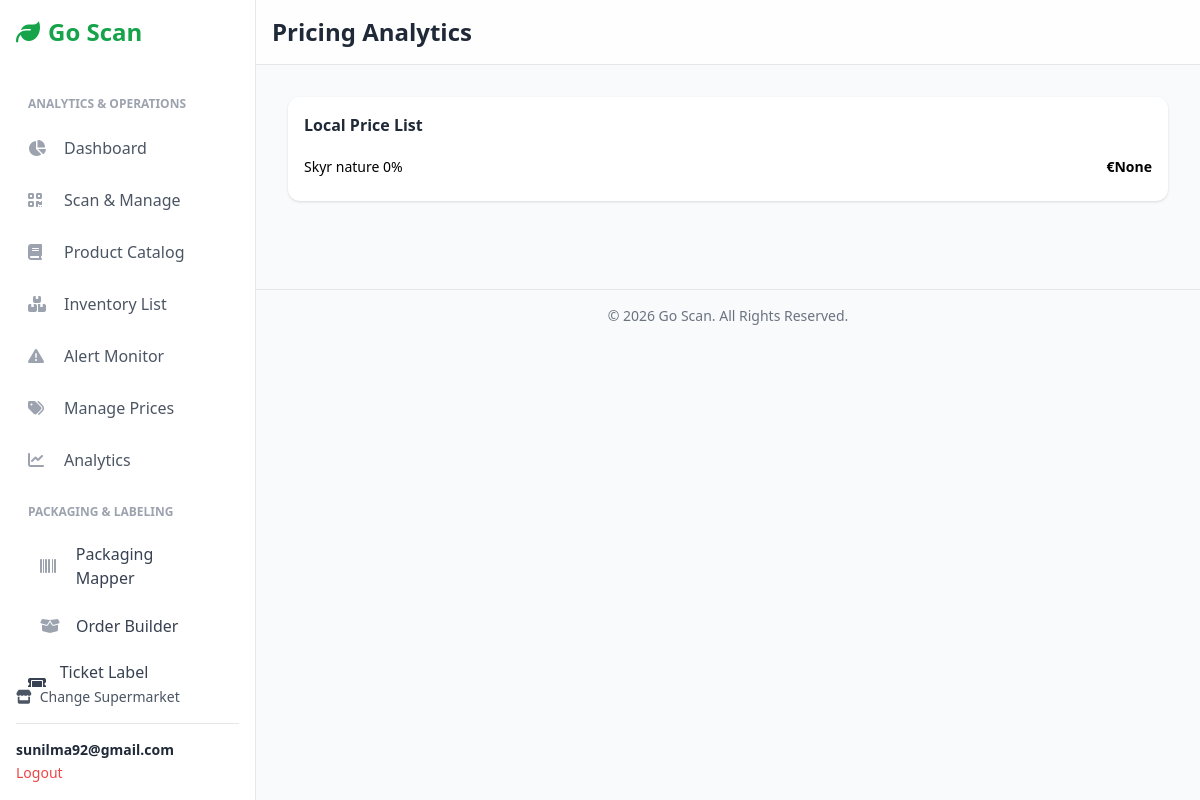
The page /analytics/1/pricing/ (signed in) on the database its author committed.
### users/models.py (models this page shows, shortened)
class Account(AbstractBaseUser):
    first_name = models.CharField(max_length=50)
    last_name = models.CharField(max_length=50)
    username = models.CharField(max_length=50, unique=True)
    email = models.EmailField(max_length=100, unique=True)
    phone_number = models.CharField(max_length=50, blank=True)
    date_joined = models.DateTimeField(auto_now_add=True)
    last_login = models.DateTimeField(auto_now=True)
    is_admin = models.BooleanField(default=False)
    is_staff = models.BooleanField(default=False)
    is_active = models.BooleanField(default=True)  # <-- Changed to True
    is_superuser = models.BooleanField(default=False)
    USERNAME_FIELD = 'username'
    REQUIRED_FIELDS = ['email', 'first_name', 'last_name']
    objects = MyAccountManager()

### Inventory/models.py (models this page shows, shortened)
class ProductPrice(models.Model):
    product = models.ForeignKey(
        'Inventory.Product',
        on_delete=models.CASCADE,
        related_name='price_listings'
    )
    supermarket = models.ForeignKey(
        'Inventory.Supermarket',
        on_delete=models.CASCADE,
        related_name='product_prices'
    )
    price = models.DecimalField(max_digits=5, decimal_places=2, null=True, blank=True)
    default_category = models.ForeignKey(
        'Inventory.Category',
        on_delete=models.SET_NULL,
        null=True, blank=True,
        help_text="The default category for this product at this supermarket."
    )
    default_rack = models.ForeignKey(
        'Inventory.Rack',
        on_delete=models.SET_NULL,
        null=True, blank=True,
        help_text="The default rack for this product at this supermarket."
    )
    last_updated = models.DateTimeField(auto_now=True)
    class Meta:
        unique_together = ['supermarket', 'product']
        ordering = ['product__name']

class Product(models.Model):
    barcode = models.CharField(max_length=100, unique=True, primary_key=True)
    name = models.CharField(max_length=255)
    brand = models.CharField(max_length=150, blank=True, null=True)
    image_url = models.URLField(max_length=500, blank=True, null=True, help_text="Scraped image URL")
    cover_image = models.ImageField(
        upload_to='product_images/',
        blank=True, null=True,
        help_text="Upload an attractive image to override the scraped URL."
    )
    description = models.TextField(blank=True, null=True)
    quantity = models.CharField(max_length=100, blank=True, null=True)
    nutriscore_grade = models.CharField(max_length=1, blank=True, null=True)
    category = models.ForeignKey(Category, on_delete=models.SET_NULL, null=True, blank=True, related_name='products')
    suppliers = models.ManyToManyField(Supplier, blank=True, related_name='products')
    last_scraped = models.DateTimeField(null=True, blank=True)

### analytics/views.py (the view)
@login_required
def pricing_detail(request, supermarket_id):
    supermarket = get_object_or_404(Supermarket, id=supermarket_id)
    prices = ProductPrice.objects.filter(supermarket=supermarket)
    rules = PricingRule.objects.filter(supermarket=supermarket)
    promos = Promotion.objects.filter(supermarket=supermarket)
    return render(request, "analytics/pricing_detail.html", {
        "supermarket": supermarket,
        "prices": prices,
        "rules": rules,
        "promotions": promos,
    })

### templates/analytics/pricing_detail.html (shortened to what this page needs)
{% extends "inventory/base.html" %}
{% block header %}Pricing Analytics{% endblock %}
{% block content %}
<div class="bg-white p-4 rounded-xl shadow mb-6">
    <h3 class="font-semibold mb-3 text-gray-800">Local Price List</h3>
    <div class="max-h-96 overflow-y-auto text-sm divide-y">
        {% for p in prices %}
            <div class="py-2 flex justify-between">
                <div class="flex-1 pr-2">
                    <p class="font-medium truncate">{{ p.product.name }}</p>
                </div>
                <span class="font-bold">€{{ p.price }}</span>
            </div>
        {% empty %}
            <p class="py-4 text-center text-gray-500">No product prices defined.</p>
        {% endfor %}
    </div>
</div>
{% endblock %}

### templates/inventory/base.html (shortened to what this page needs)
{% load static %}
<!DOCTYPE html>
<html lang="en">
<head>
    <script src="https://cdn.tailwindcss.com"></script>
    <link rel="stylesheet" href="https://cdnjs.cloudflare.com/ajax/libs/font-awesome/6.4.0/css/all.min.css">
</head>
<body class="bg-gray-50 font-sans">
    <aside id="sidebar" class="w-64 bg-white text-gray-800 p-4 border-r border-gray-200 fixed h-full flex flex-col z-30 md:translate-x-0">
        <div class="text-2xl font-bold text-green-600 mb-8 flex items-center">
            <i class="fas fa-leaf mr-2"></i>
            <span>Go Scan</span>
        </div>
        <nav class="space-y-1 flex-grow overflow-y-auto">
            {% if supermarket %}
                <p class="px-3 pt-4 pb-2 text-xs font-semibold text-gray-400 uppercase">Analytics & Operations</p>
                <a href="{% url 'inventory:supermarket_dashboard' supermarket.id %}" class="sidebar-link flex items-center p-3 rounded-lg text-gray-600 hover:bg-gray-200">
                    <i class="fas fa-chart-pie w-6 mr-3 text-gray-400"></i> Dashboard
                </a>
                <a href="{% url 'inventory:scan_item' supermarket.id %}" class="sidebar-link flex items-center p-3 rounded-lg text-gray-600 hover:bg-gray-200">
                    <i class="fas fa-qrcode w-6 mr-3 text-gray-400"></i> Scan & Manage
                </a>
                <a href="{% url 'inventory:product_list' supermarket.id %}" class="sidebar-link flex items-center p-3 rounded-lg text-gray-600 hover:bg-gray-200">
                    <i class="fas fa-book w-6 mr-3 text-gray-400"></i> Product Catalog
                </a>
                <a href="{% url 'inventory:inventory_list' supermarket.id %}" class="sidebar-link flex items-center p-3 rounded-lg text-gray-600 hover:bg-gray-200">
                    <i class="fas fa-boxes-stacked w-6 mr-3 text-gray-400"></i> Inventory List
                </a>
                <a href="{% url 'pricing:alert_monitor' supermarket.id %}" class="sidebar-link flex items-center p-3 rounded-lg text-gray-600 hover:bg-gray-200">
                    <i class="fas fa-triangle-exclamation w-6 mr-3 text-gray-400"></i> Alert Monitor
                </a>
                    <a href="{% url 'product_pricing:manage_product_prices' supermarket.id %}" class="sidebar-link flex items-center p-3 rounded-lg text-gray-600 hover:bg-gray-200">
                        <i class="fas fa-tags w-6 mr-3 text-gray-400"></i> Manage Prices
                    </a>
            <a href="{% url 'analytics:dashboard' supermarket.id %}"
   class="sidebar-link flex items-center p-3 rounded-lg text-gray-600 hover:bg-gray-200">
    <i class="fas fa-chart-line w-6 mr-3 text-gray-400"></i>
    <span>Analytics</span>
</a>
<p class="px-3 pt-4 pb-2 text-xs font-semibold text-gray-400 uppercase">
    Packaging & Labeling
</p>
<a href="{% url 'packaging:scan_unit' supermarket.id %}"
   class="sidebar-link flex items-center px-4 py-2.5 rounded-lg mx-2 text-gray-700 hover:bg-gray-100">
    <i class="fas fa-barcode w-6 mr-3 text-gray-400"></i>
    <span>Packaging Mapper</span>
</a>
<a href="{% url 'packaging:order_builder' supermarket.id %}"
   class="sidebar-link flex items-center px-4 py-2.5 rounded-lg mx-2 text-gray-700 hover:bg-gray-100">
    <i class="fas fa-box-open w-6 mr-3 text-gray-400"></i>
    <span>Order Builder</span>
</a>
            <a href="{% url 'ticket:ticket_list' supermarket.id %}"
           class="sidebar-link flex items-center gap-3 rounded-xl px-3 py-2 text-gray-700 hover:bg-gray-100">
            <i class="fas fa-ticket w-5"></i> Ticket Label Generator
        </a>
            {% endif %}
        </nav>
        <div class="mt-auto">
            <a href="{% url 'inventory:home' %}" class="text-sm text-gray-600 hover:text-green-600 flex items-center mb-4"><i class="fas fa-store mr-2"></i> Change Supermarket</a>
            {% if user.is_authenticated %}
            <div class="border-t pt-4">
                <p class="text-sm font-semibold truncate">{{ user.email }}</p>
                <a href="{% url 'account_logout' %}" class="text-sm text-red-500 hover:underline">Logout</a>
            </div>
            {% endif %}
        </div>
    </aside>
    <div class="flex-1 md:ml-64">
        <header class="bg-white/80 backdrop-blur-md sticky top-0 z-10 p-4 border-b border-gray-200 flex items-center justify-between">
            <h1 class="text-xl md:text-2xl font-bold text-gray-800">
                {% block header %}{% endblock %}
            </h1>
        </header>
        <main class="p-4 sm:p-6 md:p-8">
            {% block content %}{% endblock %}
        </main>
         <footer class="text-center p-4 text-sm text-gray-500 border-t mt-8">
            © {% now "Y" %} Go Scan. All Rights Reserved.
        </footer>
    </div>
</body>
</html>

### templates/inventory/base.html (style rules this page uses)
#sidebar { transition: transform 0.3s ease-in-out; }

### rows shown on the page
Account: email "sunilma92@gmail.com"
ProductPrice: product.name "Skyr nature 0%", price "None"
